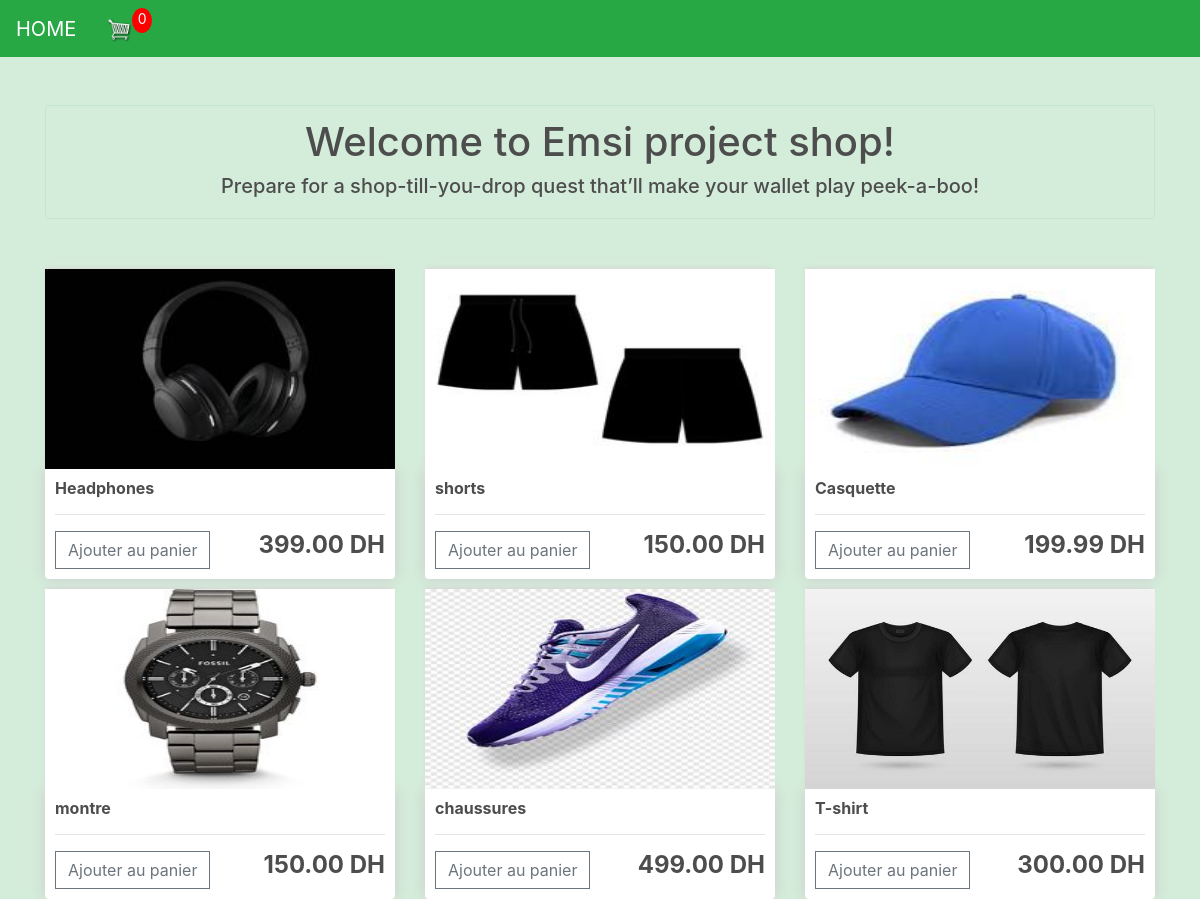
The page / on the database its author committed.
### store/models.py (models this page shows, shortened)
class Product(models.Model):
	name = models.CharField(max_length=200)
	price = models.DecimalField(max_digits=5, decimal_places=2)
	digital = models.BooleanField(default=False,null=True, blank=True)
	image = models.ImageField(null=True, blank=True)

### store/views.py (the view)
# urls.py: path('', include('store.urls')),
def store(request):
	data = cartData(request)
	cartItems = data['cartItems']
	order = data['order']
	items = data['items']
	products = Product.objects.all()
	context = {'products':products, 'cartItems':cartItems}
	return render(request, 'store/store.html', context)

### store/utils.py (called while the page is built, shortened)
def cookieCart(request):
	try:
		cart = json.loads(request.COOKIES['cart'])
	except:
		cart = {}
		print('CART:', cart)
	items = []
	order = {'get_cart_total':0, 'get_cart_items':0, 'shipping':False}
	cartItems = order['get_cart_items']
	return {'cartItems':cartItems ,'order':order, 'items':items}

def cartData(request):
	if request.user.is_authenticated:
		customer = request.user.customer
		order, created = Order.objects.get_or_create(customer=customer, complete=False)
		items = order.orderitem_set.all()
		cartItems = order.get_cart_items
	else:
		cookieData = cookieCart(request)
		cartItems = cookieData['cartItems']
		order = cookieData['order']
		items = cookieData['items']
	return {'cartItems':cartItems ,'order':order, 'items':items}

### store/templates/store/Store.html
{% extends 'store/main.html' %}
{% load static %}
{% block content %}
     <div class="row mb-4">
          <div class="col-12">
               <div class="alert alert-success" role="alert">
                    <h1 class="text-center">Welcome to Emsi project shop!</h1>
                    <h5 class="text-center">Prepare for a shop-till-you-drop quest that’ll make your wallet play peek-a-boo!</h5>
               </div>
          </div>
     </div>
     <div class="row">
          {% for product in products %}
               <div class="col-lg-4">
                    <img class="thumbnail" src="{{product.image.url}}">
                    <div class="box-element product">
                         <h6><strong>{{product.name}}</strong></h6>
                         <hr>
                         <button data-product={{product.id}} data-action="add" class="btn btn-outline-secondary add-btn update-cart">Ajouter au panier</button>
                         <h4 style="display: inline-block; float: right"><strong>{{product.price|floatformat:2}} DH</strong></h4>
                    </div>
               </div>
          {% endfor %}
     </div>
{% endblock content %}

### store/templates/store/Main.html (shortened to what this page needs)
<!DOCTYPE html>
{% load static %}
<html>
<head>
    <link rel="stylesheet" href="https://stackpath.bootstrapcdn.com/bootstrap/4.4.1/css/bootstrap.min.css">
    <link rel="stylesheet" type="text/css" href="{% static 'css/main.css' %}">
</head>
<body>
    <nav class="navbar navbar-expand-lg navbar-custom navbar-dark">
        <a class="navbar-brand" href="{% url 'store' %}">HOME</a>
        <div class="collapse navbar-collapse" id="navbarSupportedContent">
            <div class="form-inline my-2 my-lg-0">
                <a href="{% url 'cart' %}">
                    <img id="cart-icon" src="{% static 'images/cart.png' %}">
                </a>
                <p id="cart-total">{{cartItems}}</p>
            </div>
        </div>
    </nav>
    <div class="container mt-5">
        {% block content %}
        {% endblock content %}
    </div>
</body>
</html>

### static/css/main.css (style rules this page uses)
body { background-color: hsl(0, 0%, 98%); }
h1,h2,h3,h4,h5,h6 { color:hsl(0, 0%, 30%); }
.box-element { box-shadow:hsl(0, 0%, 80%) 0 0 16px; background-color: #fff; border-radius: 4px; padding: 10px; }
.thumbnail { width: 100%; height: 200px; -webkit-box-shadow: -1px -3px 5px -2px rgba(214,214,214,1); -moz-box-shadow: -1px -3px 5px -2px rgba(214,214,214,1); box-shadow: -1px -3px 5px -2px rgba(214,214,214,1); }
.product { border-radius: 0 0 4px 4px; }
#cart-icon { width:25px; display: inline-block; margin-left: 15px; }
#cart-total { display: block; text-align: center; color:#fff; background-color: red; width: 20px; height: 25px; border-radius: 50%; font-size: 14px; }
.col-lg-4, .col-lg-6, .col-lg-8, .col-lg-12 { margin-top: 10px; }
.btn { border-radius: 0; }

### store/templates/store/Main.html (style rules this page uses)
body { background-color: #d4edda; }
.navbar-custom { background-color: #28a745; }

### rows shown on the page
Product: image (picture), name "Headphones", price "399.00"
Product: image (picture), name "shorts", price "150.00"
Product: image (picture), name "Casquette", price "199.99"
Product: image (picture), name "montre", price "150.00"
Product: image (picture), name "chaussures", price "499.00"
Product: image (picture), name "T-shirt", price "300.00"

### other values the page prints
{{ cartItems }} "0"
